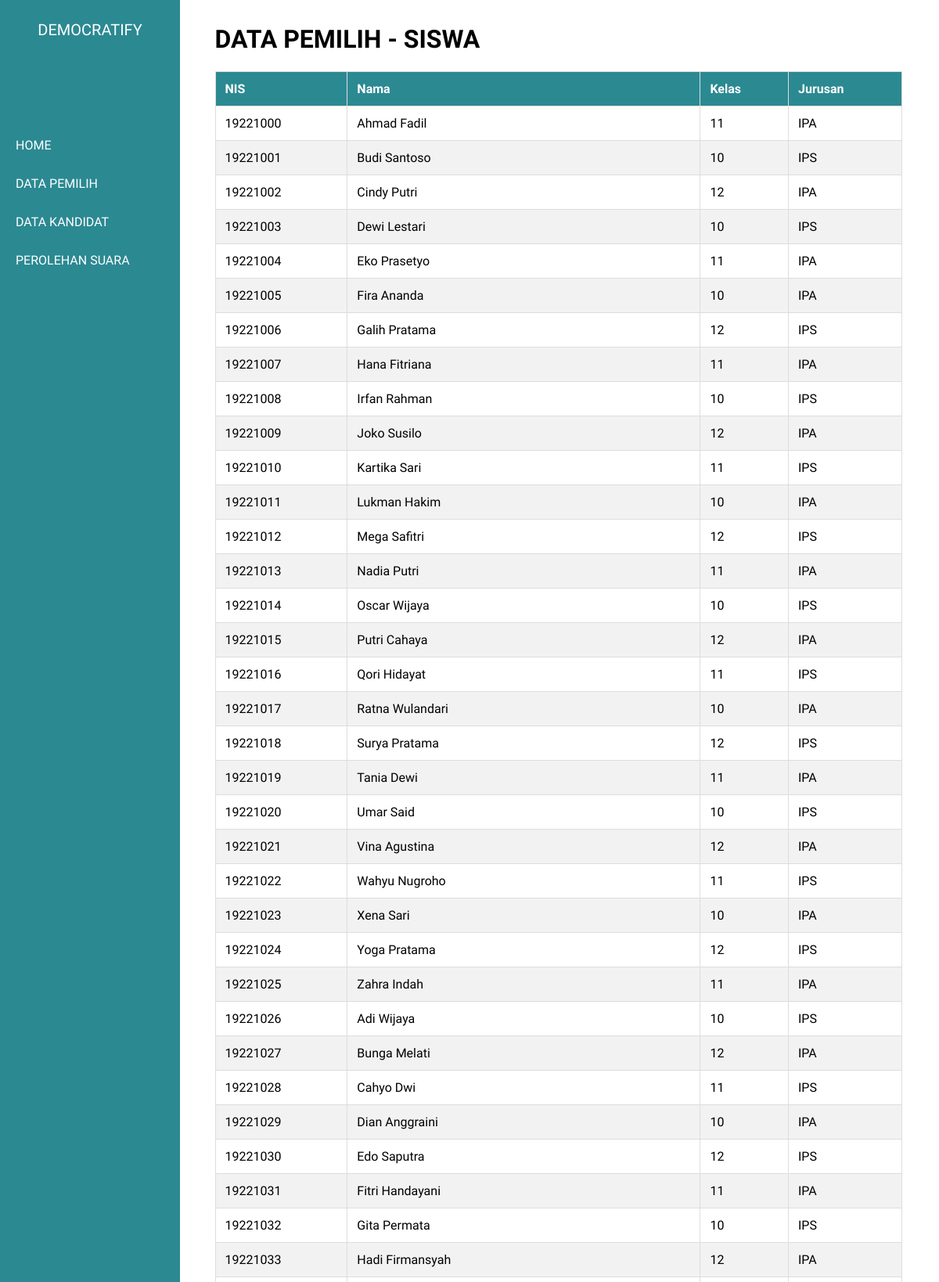
Page /admin/data_pemilih.php (signed in, upper part) on the committed database.
### tables this page shows
CREATE TABLE `siswa` (
  `nis` int(10) NOT NULL,
  `nama` varchar(100) NOT NULL,
  `kelas` enum('10','11','12') NOT NULL,
  `tgl_lahir` date DEFAULT NULL,
  `jurusan` enum('IPA','IPS','Bahasa') NOT NULL,
  `jk` enum('Laki-Laki','Perempuan') DEFAULT NULL
);

### admin/data_pemilih.php (the view, shortened to what this page needs)
<?php
include '../koneksi.php';
include '../layout/sidebar.php';
$query_siswa = "SELECT * FROM siswa";
$result_siswa = mysqli_query($conn, $query_siswa);
?>
<!DOCTYPE html>
<html lang="en">
<head>
    <link rel="stylesheet" href="../assets/style/tabel.css">
    <link rel="stylesheet" href="../assets/style/logout.css">
    <link rel="stylesheet" href="../assets/style/admin-page.css">
    <link rel="stylesheet" href="https://cdnjs.cloudflare.com/ajax/libs/font-awesome/4.7.0/css/font-awesome.min.css">
</head>
<body>
    <h1>DATA PEMILIH - SISWA</h1>
    <table>
        <thead>
            <tr>
                <th>NIS</th>
                <th>Nama</th>
                <th>Kelas</th>
                <th>Jurusan</th>
            </tr>
        </thead>
        <tbody>
            <?php while ($row = mysqli_fetch_assoc($result_siswa)) : ?>
                <tr>
                    <td><?php echo $row['nis']; ?></td>
                    <td><?php echo $row['nama']; ?></td>
                    <td><?php echo $row['kelas']; ?></td>
                    <td><?php echo $row['jurusan']; ?></td>
                </tr>
            <?php endwhile; ?>
        </tbody>
    </table>
</body>
</html>

### assets/style/tabel.css (style rules this page uses)
body { font-family: Arial, sans-serif; margin: 0; padding: 20px; margin-left: 7cm; }
table { width: 96%; border-collapse: collapse; margin-bottom: 20px; }
table, th, td { border: 1px solid #ddd; }
th, td { padding: 12px; text-align: left; }
th { background-color: #2B8992; color: white; }
tr:nth-child(even) { background-color: #f2f2f2; }

### assets/style/admin-page.css (style rules this page uses)
body { margin-left: 7cm; padding: 10px; font-family: "Hammersmith One", sans-serif; }

### rows in the picture
siswa: nis "19221000", nama "Ahmad Fadil", kelas "11", jurusan "IPA"
siswa: nis "19221001", nama "Budi Santoso", kelas "10", jurusan "IPS"
siswa: nis "19221002", nama "Cindy Putri", kelas "12", jurusan "IPA"
siswa: nis "19221003", nama "Dewi Lestari", kelas "10", jurusan "IPS"
siswa: nis "19221004", nama "Eko Prasetyo", kelas "11", jurusan "IPA"
siswa: nis "19221005", nama "Fira Ananda", kelas "10", jurusan "IPA"
siswa: nis "19221006", nama "Galih Pratama", kelas "12", jurusan "IPS"
siswa: nis "19221007", nama "Hana Fitriana", kelas "11", jurusan "IPA"
siswa: nis "19221008", nama "Irfan Rahman", kelas "10", jurusan "IPS"
siswa: nis "19221009", nama "Joko Susilo", kelas "12", jurusan "IPA"
siswa: nis "19221010", nama "Kartika Sari", kelas "11", jurusan "IPS"
siswa: nis "19221011", nama "Lukman Hakim", kelas "10", jurusan "IPA"
siswa: nis "19221012", nama "Mega Safitri", kelas "12", jurusan "IPS"
siswa: nis "19221013", nama "Nadia Putri", kelas "11", jurusan "IPA"
siswa: nis "19221014", nama "Oscar Wijaya", kelas "10", jurusan "IPS"
siswa: nis "19221015", nama "Putri Cahaya", kelas "12", jurusan "IPA"
siswa: nis "19221016", nama "Qori Hidayat", kelas "11", jurusan "IPS"
siswa: nis "19221017", nama "Ratna Wulandari", kelas "10", jurusan "IPA"
siswa: nis "19221018", nama "Surya Pratama", kelas "12", jurusan "IPS"
siswa: nis "19221019", nama "Tania Dewi", kelas "11", jurusan "IPA"
siswa: nis "19221020", nama "Umar Said", kelas "10", jurusan "IPS"
siswa: nis "19221021", nama "Vina Agustina", kelas "12", jurusan "IPA"
siswa: nis "19221022", nama "Wahyu Nugroho", kelas "11", jurusan "IPS"
siswa: nis "19221023", nama "Xena Sari", kelas "10", jurusan "IPA"
siswa: nis "19221024", nama "Yoga Pratama", kelas "12", jurusan "IPS"
siswa: nis "19221025", nama "Zahra Indah", kelas "11", jurusan "IPA"
siswa: nis "19221026", nama "Adi Wijaya", kelas "10", jurusan "IPS"
siswa: nis "19221027", nama "Bunga Melati", kelas "12", jurusan "IPA"
siswa: nis "19221028", nama "Cahyo Dwi", kelas "11", jurusan "IPS"
siswa: nis "19221029", nama "Dian Anggraini", kelas "10", jurusan "IPA"
siswa: nis "19221030", nama "Edo Saputra", kelas "12", jurusan "IPS"
siswa: nis "19221031", nama "Fitri Handayani", kelas "11", jurusan "IPA"
siswa: nis "19221032", nama "Gita Permata", kelas "10", jurusan "IPS"
siswa: nis "19221033", nama "Hadi Firmansyah", kelas "12", jurusan "IPA"
